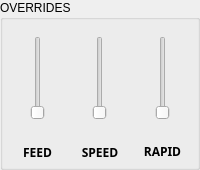
           <widget class="MkGroupBox" name="groupbox_3">
            <property name="sizePolicy">
             <sizepolicy hsizetype="Expanding" vsizetype="Expanding">
              <horstretch>0</horstretch>
              <verstretch>0</verstretch>
             </sizepolicy>
            </property>
            <property name="title">
             <string>OVERRIDES</string>
            </property>
            <layout class="QVBoxLayout" name="verticalLayout_11">
             <property name="leftMargin">
              <number>6</number>
             </property>
             <property name="topMargin">
              <number>6</number>
             </property>
             <property name="rightMargin">
              <number>6</number>
             </property>
             <property name="bottomMargin">
              <number>6</number>
             </property>
             <item>
              <layout class="QGridLayout" name="gridLayout_2">
               <property name="topMargin">
                <number>10</number>
               </property>
               <item row="2" column="4">
                <layout class="QVBoxLayout" name="verticalLayout">
                 <property name="spacing">
                  <number>0</number>
                 </property>
                 <item>
                  <widget class="StatusLabel" name="statuslabel_4">
                   <property name="sizePolicy">
                    <sizepolicy hsizetype="Fixed" vsizetype="Fixed">
                     <horstretch>0</horstretch>
                     <verstretch>0</verstretch>
                    </sizepolicy>
                   </property>
                   <property name="minimumSize">
                    <size>
                     <width>50</width>
                     <height>0</height>
                    </size>
                   </property>
                   <property name="font">
                    <font>
                     <family>DSEG7 Classic</family>
                     <weight>75</weight>
                     <italic>true</italic>
                     <bold>true</bold>
                    </font>
                   </property>
                   <property name="styleSheet">
                    <string notr="true">font: bold italic 10pt &quot;DSEG7 Classic&quot;;</string>
                   </property>
                   <property name="alignment">
                    <set>Qt::AlignCenter</set>
                   </property>
                   <property name="rules" stdset="0">
                    <string>[{&quot;channels&quot;: [{&quot;url&quot;: &quot;status:rapidrate&quot;, &quot;trigger&quot;: true}], &quot;property&quot;: &quot;Text&quot;, &quot;expression&quot;: &quot;\&quot;{:.0%}\&quot;.format(ch[0])&quot;, &quot;name&quot;: &quot;New Rule&quot;}]</string>
                   </property>
                  </widget>
                 </item>
                 <item>
                  <widget class="QLabel" name="label_8">
                   <property name="font">
                    <font>
                     <family>Sans</family>
                     <weight>75</weight>
                     <italic>false</italic>
                     <bold>true</bold>
                    </font>
                   </property>
                   <property name="text">
                    <string>RAPID</string>
                   </property>
                   <property name="alignment">
                    <set>Qt::AlignCenter</set>
                   </property>
                  </widget>
                 </item>
                </layout>
               </item>
               <item row="2" column="1">
                <layout class="QVBoxLayout" name="verticalLayout_9">
                 <property name="spacing">
                  <number>0</number>
                 </property>
                 <item>
                  <widget class="StatusLabel" name="statuslabel_6">
                   <property name="sizePolicy">
                    <sizepolicy hsizetype="Fixed" vsizetype="Fixed">
                     <horstretch>0</horstretch>
                     <verstretch>0</verstretch>
                    </sizepolicy>
                   </property>
                   <property name="minimumSize">
                    <size>
                     <width>50</width>
                     <height>0</height>
                    </size>
                   </property>
                   <property name="font">
                    <font>
                     <family>DSEG7 Classic</family>
                     <pointsize>10</pointsize>
                     <weight>75</weight>
                     <italic>true</italic>
                     <bold>true</bold>
                    </font>
                   </property>
                   <property name="styleSheet">
                    <string notr="true">font: bold italic 10pt &quot;DSEG7 Classic&quot;;</string>
                   </property>
                   <property name="alignment">
                    <set>Qt::AlignCenter</set>
                   </property>
                   <property name="rules" stdset="0">
                    <string>[{&quot;channels&quot;: [{&quot;url&quot;: &quot;status:spindle.0.override&quot;, &quot;trigger&quot;: true}], &quot;property&quot;: &quot;Text&quot;, &quot;expression&quot;: &quot;\&quot;{:.0%}\&quot;.format(ch[0])&quot;, &quot;name&quot;: &quot;New Rule&quot;}]</string>
                   </property>
                  </widget>
                 </item>
                 <item>
                  <widget class="QLabel" name="label_10">
                   <property name="font">
                    <font>
                     <family>Sans</family>
                     <weight>75</weight>
                     <italic>false</italic>
                     <bold>true</bold>
                    </font>
                   </property>
                   <property name="text">
                    <string>SPEED</string>
                   </property>
                   <property name="alignment">
                    <set>Qt::AlignCenter</set>
                   </property>
                  </widget>
                 </item>
                </layout>
               </item>
               <item row="0" column="1">
                <widget class="VCPSettingsSlider" name="settings_slider">
                 <property name="sizePolicy">
                  <sizepolicy hsizetype="Minimum" vsizetype="Expanding">
                   <horstretch>0</horstretch>
                   <verstretch>0</verstretch>
                  </sizepolicy>
                 </property>
                 <property name="settingName" stdset="0">
                  <string>spindle.override</string>
                 </property>
                </widget>
               </item>
               <item row="0" column="4">
                <widget class="ActionSlider" name="actionslider">
                 <property name="sizePolicy">
                  <sizepolicy hsizetype="Minimum" vsizetype="Expanding">
                   <horstretch>0</horstretch>
                   <verstretch>0</verstretch>
                  </sizepolicy>
                 </property>
                 <property name="actionName" stdset="0">
                  <string>machine.rapid-override.set</string>
                 </property>
                </widget>
               </item>
               <item row="0" column="0">
                <widget class="ActionSlider" name="actionslider_2">
                 <property name="enabled">
                  <bool>false</bool>
                 </property>
                 <property name="sizePolicy">
                  <sizepolicy hsizetype="Minimum" vsizetype="Expanding">
                   <horstretch>0</horstretch>
                   <verstretch>0</verstretch>
                  </sizepolicy>
                 </property>
                 <property name="actionName" stdset="0">
                  <string>machine.feed-override.set</string>
                 </property>
                </widget>
               </item>
               <item row="2" column="0">
                <layout class="QVBoxLayout" name="verticalLayout_7">
                 <property name="spacing">
                  <number>0</number>
                 </property>
                 <item>
                  <widget class="StatusLabel" name="statuslabel_5">
                   <property name="sizePolicy">
                    <sizepolicy hsizetype="Fixed" vsizetype="Fixed">
                     <horstretch>0</horstretch>
                     <verstretch>0</verstretch>
                    </sizepolicy>
                   </property>
                   <property name="minimumSize">
                    <size>
                     <width>50</width>
                     <height>0</height>
                    </size>
                   </property>
                   <property name="font">
                    <font>
                     <family>DSEG7 Classic</family>
                     <pointsize>10</pointsize>
                     <weight>75</weight>
                     <italic>true</italic>
                     <bold>true</bold>
                    </font>
                   </property>
                   <property name="styleSheet">
                    <string notr="true">font: bold italic 10pt &quot;DSEG7 Classic&quot;;</string>
                   </property>
                   <property name="alignment">
                    <set>Qt::AlignCenter</set>
                   </property>
                   <property name="rules" stdset="0">
                    <string>[{&quot;channels&quot;: [{&quot;url&quot;: &quot;status:feedrate&quot;, &quot;trigger&quot;: true}], &quot;property&quot;: &quot;Text&quot;, &quot;expression&quot;: &quot;\&quot;{:.0%}\&quot;.format(ch[0])&quot;, &quot;name&quot;: &quot;New Rule&quot;}]</string>
                   </property>
                  </widget>
                 </item>
                 <item>
                  <widget class="QLabel" name="label_9">
                   <property name="font">
                    <font>
                     <family>Sans</family>
                     <weight>75</weight>
                     <italic>false</italic>
                     <bold>true</bold>
                    </font>
                   </property>
                   <property name="text">
                    <string>FEED</string>
                   </property>
                   <property name="alignment">
                    <set>Qt::AlignCenter</set>
                   </property>
                  </widget>
                 </item>
                </layout>
               </item>
              </layout>
             </item>
            </layout>
           </widget>
